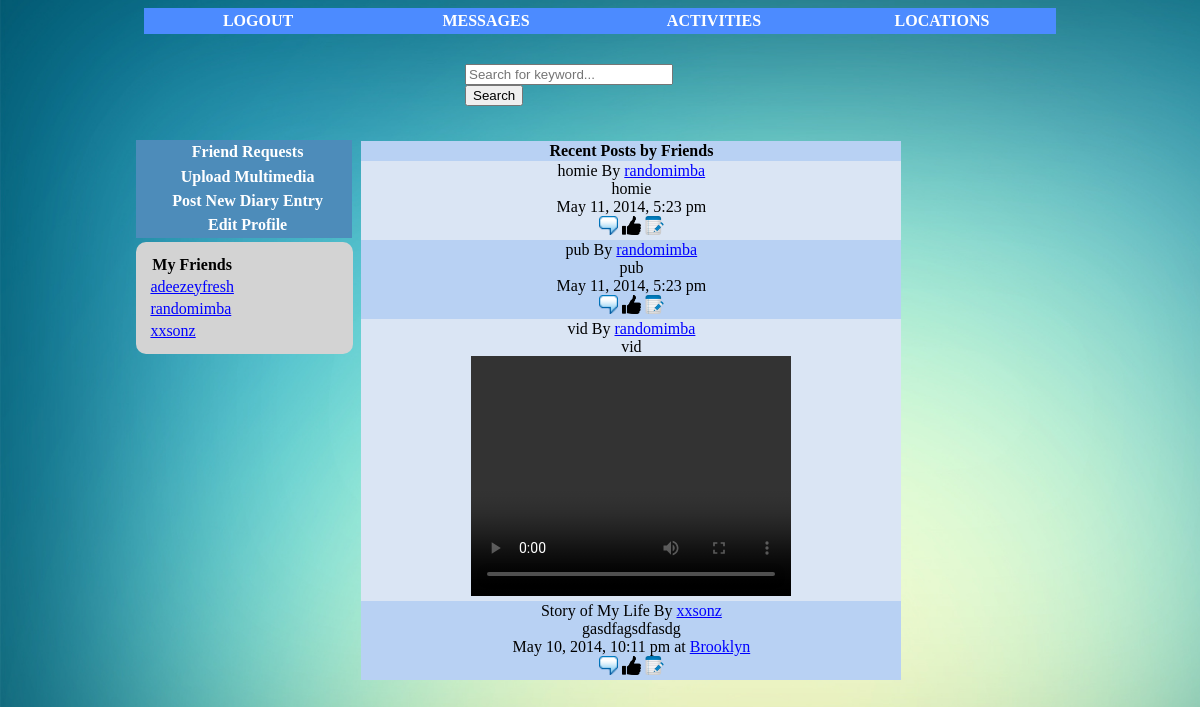
The app's page /WildBook/home.php (signed in) with its own data.
### tables this page shows
CREATE TABLE IF NOT EXISTS `friendship` (
  `username` varchar(50) NOT NULL,
  `friend` varchar(50) NOT NULL,
  `privacy` varchar(50) NOT NULL,
  `timestamp` timestamp NOT NULL DEFAULT CURRENT_TIMESTAMP ON UPDATE CURRENT_TIMESTAMP,
  PRIMARY KEY (`username`,`friend`),
  KEY `friend` (`friend`),
  KEY `username` (`username`)
);

### WildBook/home.php (the view, shortened to what this page needs)
<!DOCTYPE html>
<html>
	<head>
		<link rel="stylesheet" type="text/css" href="unlogged.css">
	</head>
	<body>
		<div class="sidebar">
			<div id="sidebar">
				<ul>
					<li><a href="logout.php">Logout</a></li>
					<li><a href="messages.php">Messages</a></li>
					<li><a href="activity.php">Activities</a></li>
					<li><a href="location.php">Locations</a></li>
				</ul>
			</div>
		</div>
		<div class="searchbox">
			<form method="post" action="searchresult.php" id="search">
				<input type="text" name="keyword" placeholder="Search for keyword..." style="width:200px;">
				<input type="submit" name="submit" value="Search">
			</form>
		</div>
		<div class="mainpage" >
			<div id="navbar">
				<ul>
					<li><a href="friendrequests.php">Friend Requests</a></li>
					<li><a href="multimedia.php">Upload Multimedia</a></li>
					<li><a href="newentry.php">Post New Diary Entry</a></li>
					<li><a href="editprofile.php">Edit Profile</a></li>
				</ul>
			</div>
			<div class="friend">
				<?php
					$conn = mysqli_connect("localhost", "root");
					mysqli_select_db($conn, "wildbook");
					$getFriends = mysqli_prepare($conn,
						"SELECT a.friend AS username
						FROM friendship a, friendship b
						WHERE a.username = ? AND a.username=b.friend AND b.username=a.friend");
					mysqli_stmt_bind_param ($getFriends, 's', $_SESSION['uname']);
					mysqli_stmt_execute($getFriends);
					$result = mysqli_stmt_get_result($getFriends);
					echo "<table border='0'>
					<tr>
					<th>My Friends</th>
					</tr>";
					if(mysqli_num_rows($result)==0) {
						echo "<tr><td><i>You don't have any friends right now.</i></td></tr>";
					}
					else {
					while($row = mysqli_fetch_array($result))
						{
							echo "<tr>";
							echo "<td><div>";
					?>
							<a href='user.php?username=<?php echo $row['username']; ?>'style="color:#0000ff;"><?php echo $row['username']; ?></a></div>
					<?php
						}
					}
					echo "</table>";
				?>
			</div>
			<div class="diarypost">
				<div class="innerdiary">
				<?php
					$stmt = mysqli_prepare($conn,
						"SELECT *
						FROM
							((SELECT deid, diaryentry.username, title, body, diaryentry.mid, diaryentry.lid, diaryentry.privacy, diaryentry.timestamp, lname, longitude, latitude, filetype
							FROM
								(SELECT a.friend AS username
								FROM friendship a, friendship b
								WHERE a.username = ? AND a.username=b.friend AND b.username=a.friend) AS currFriends
							NATURAL JOIN diaryentry LEFT OUTER JOIN location USING(lid) LEFT OUTER JOIN multimedia USING(mid)
							WHERE diaryentry.privacy != 'Private' AND TIMESTAMPDIFF(DAY, diaryentry.timestamp, NOW()) <= 60)
							UNION
							(SELECT NULL AS deid, username, NULL AS title, NULL AS body, mid, NULL AS lid, privacy, timestamp, NULL AS lname, NULL AS longitude, NULL AS latitude, filetype
							FROM multimedia NATURAL JOIN (SELECT a.friend AS username
								FROM friendship a, friendship b
								WHERE a.username = ? AND a.username=b.friend AND b.username=a.friend) AS currFriends
							WHERE privacy != 'Private' AND mid NOT IN(SELECT mid FROM diaryentry WHERE mid IS NOT NULL))) AS allposts
						ORDER BY timestamp DESC");
					mysqli_stmt_bind_param ($stmt, 'ss', $_SESSION['uname'], $_SESSION['uname']);
					mysqli_stmt_execute($stmt);
					$result = mysqli_stmt_get_result($stmt);
					echo "<table border='0' class='posttab'>
					<tr>
					<th>Recent Posts by Friends</th>
					</tr>";
					if(mysqli_num_rows($result)==0) {
						echo "<tr><td><i>You dont have any posts right now.</i></td></tr>";
					}
					else {
						while($row = mysqli_fetch_array($result))
						{
							echo "<tr>";
							echo "<td><div>".$row['title']." By ";
					?>
							<a href='user.php?username=<?php echo $row['username']; ?>'style="color:#0000ff;"><?php echo $row['username']; ?></a></div>
					<?php
							echo "<div>".$row['body']."</div>";
							if($row['mid'] != NULL && substr($row['filetype'], 0, 5) == "image")
							{
								echo "<img src='upload/".$row['mid'].".".substr($row['filetype'], 6)."' />";
							}
							elseif($row['mid'] != NULL && substr($row['filetype'], 0, 5) == "video")
							{
								echo "<video width='320' height='240' src='upload/".$row['mid'].".".substr($row['filetype'], 6)."' controls />";
							}
							echo "<div>".date("F j, Y, g:i a",strtotime($row['timestamp']));
							if($row['lid'] != NULL)
							{
					?>
								at <a href='viewlocation.php?lid=<?php echo $row['lid']; ?>'style="color:#0000ff;"><?php echo $row['lname']; ?></a>
					<?php
							}
							if($row['deid'] != NULL)
								echo "</div><img class='icon' onclick='view(".$row['deid'].");' src='comment.png' /> <img class='icon' onclick='like(".$row['deid'].");' src='like.png' /> <img class='icon' onclick='comment(".$row['deid'].");' src='write.png' />";
							echo "</td></tr>";
						}
					}
					echo "</table>";
				?>
				</div>
			</div>
		</div>
	</body>
</html>

### WildBook/unlogged.css (style rules this page uses)
div.mainpage { width:800px; padding:10px; border-radius:10px; position:relative; top:50px; left:10%; }
div.diarypost { border-radius:10px; padding:5px; width:550px; position:absolute; left:225px; top:10px; }
.diarypost img { max-width: 100%; max-height: 100%; }
div.innerdiary { text-align:center; width:540px; margin-left:auto; margin-right:auto; }
div.friend { background:lightgrey; border: 1px solid transparent; border-radius:10px; padding:10px; width:195px; margin-right:auto; position:relative; }
.sidebar { margin-left:auto; margin-right:auto;width:912px; }
#sidebar ul { list-style-type:none; margin:0; padding:0; overflow:hidden; }
#sidebar li { float:left; }
#sidebar a:link,a:visited { display:block; width:220px; font-weight:bold; color:#FFFFFF; background-color:#4c8bff; text-align:center; padding:4px; text-decoration:none; text-transform:uppercase; }
#navbar { width:13.5em; padding: .25em 0em .25em 0em; }
#navbar ul { margin: 0; padding: 0px; list-style-type: none; text-align: center; background-color: #000; }
#navbar ul li { margin:0; padding:0; list-style:none; }
#navbar ul a:link { margin: 0; padding: .2em 0em .2em .4em; text-decoration: none; font-weight: bold; font-size: medium; background-color: #4d8cba; color: #ffffff; display: block; }
.searchbox { width:270px; margin-left:auto; margin-right:auto; position:relative; top:30px; }

### WildBook/home.php (style rules this page uses)
img.icon { cursor:pointer; width:0.5cm; height:0.5cm; }
.posttab { width:100%; border-collapse:collapse; }
.posttab tr:nth-child(odd) { background: #b8d1f3; }
.posttab tr:nth-child(even) { background: #dae5f4; }

### records on screen
friendship: friend "adeezeyfresh"
friendship: friend "randomimba"
friendship: friend "xxsonz"

### other values on screen
$row['title'] "homie"
$row['username'] "randomimba"
$row['body'] "homie"
date("F j, Y, g:i a",strtotime($row['timestamp'])) "May 11, 2014, 5:23 pm"
$row['title'] "pub"
$row['body'] "pub"
$row['title'] "vid"
$row['body'] "vid"
$row['title'] "Story of My Life"
$row['username'] "xxsonz"
$row['body'] "gasdfagsdfasdg"
date("F j, Y, g:i a",strtotime($row['timestamp'])) "May 10, 2014, 10:11 pm"
$row['lname'] "Brooklyn"
